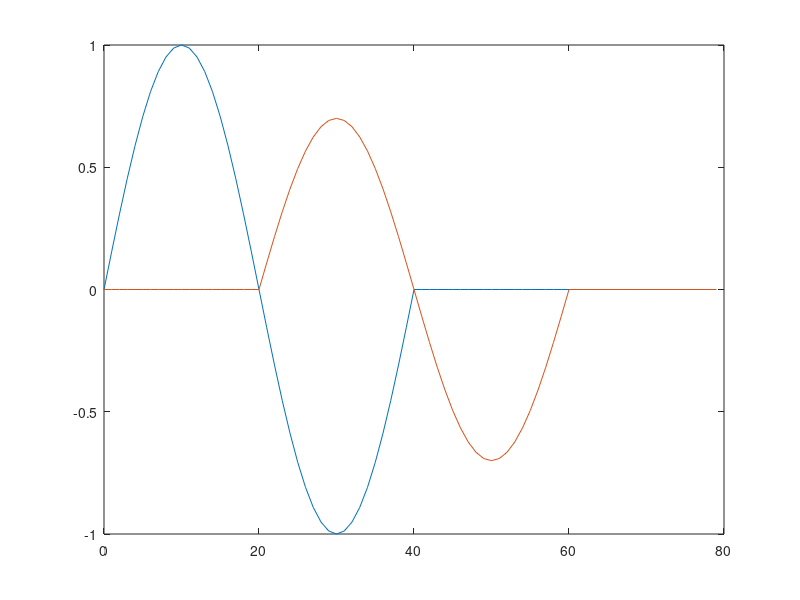

Reproduce this figure in MATLAB.
clc
close all
clear all

n = [0:1:39];
n2 = [0:1:79];
seuil_bas = 0.7;
seuil_haut = 2-seuil_bas;
x = [sin(n*pi/20) zeros(1,40)];
y = [zeros(1,20) 0.7*sin(n*pi/20) zeros(1,20)];

correlation_ref_bas = xcorr(x,seuil_bas*x);
correlation_ref_haut = xcorr(x,seuil_haut*x);
correlation2 = xcorr(x,y);

c_bas = sum(abs(correlation_ref_bas))
c_haut = sum(abs(correlation_ref_haut))
c = sum(abs(correlation2))

if c > c_bas && c < c_haut
    bon_sort = 1;
else
    bon_sort = 0;
end

figure()
plot(n2,x);
hold on
plot(n2,y);